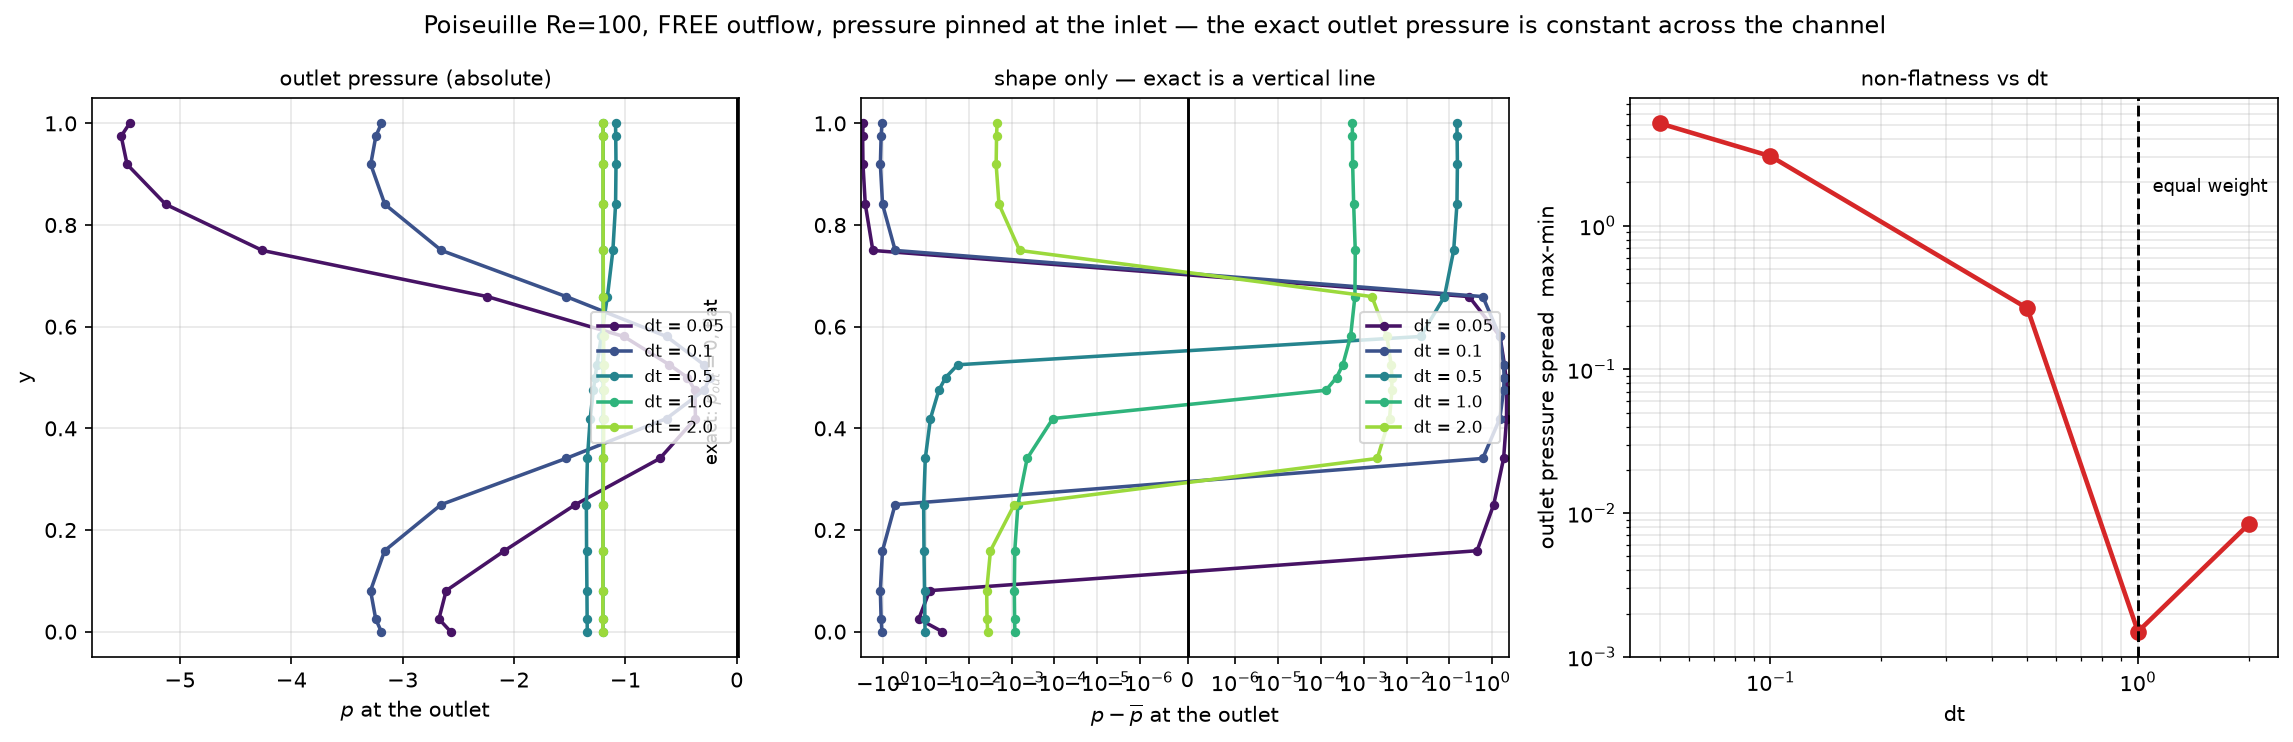

The script that saved this image:
"""Pressure across the outlet plane for Poiseuille.

The exact solution is p = p0 - Gx, independent of y, so p(y) at the outlet must
be FLAT.  Any y-variation is pure discretisation/weighting error, and because
pressure enters only the momentum rows (weight dt) this is the most direct
probe of the under-weighting: it should be badly non-flat at small dt and flat
at dt = 1.

Outlet BC is FREE (bc 4 -> 0, nothing imposed); pressure is pinned only at the
inlet lower-left corner, so the outlet pressure is entirely a prediction.
"""
import os, sys, time
sys.path.insert(0, '/Users/danielchan/Dropbox/Apple_MLX_CFD/sem_demo')
os.chdir('/Users/danielchan/Dropbox/Apple_MLX_CFD/sem_demo')
import numpy as np
import matplotlib; matplotlib.use('Agg')
import matplotlib.pyplot as plt
from lssem2d.mesh import build_channel
from lssem2d.lgl import diff_matrix, lgl_weights
from lssem2d.lssem import SolverState
import lssem2d.solver as S

SC = os.path.dirname(os.path.abspath(__file__))
LX, LY, RE = 10.0, 1.0, 100.0
NU = 1.0*LY/RE
N, EX, EY = 8, 10, 2
RATE_TOL, T_MIN, MAXSTEP = 1.0e-9, 300.0, 20000
DTS = [0.05, 0.1, 0.5, 1.0, 2.0]
u_exact = lambda y: 6.0*y*(1.0-y)


def solve(dt, w_mom=None):
    mesh = build_channel(LX, LY, EX, EY, N, bcs=(3, 4, 1, 1))
    n = N+1
    pin = next((e, 0, 0) for e in range(mesh.nelem)
               if mesh.bc[e, 0] == 3 and mesh.bc[e, 2] == 1)
    for e in range(mesh.nelem):
        if mesh.bc[e, 1] == 4:
            mesh.bc[e, 1] = 0                 # FREE outflow
    st = SolverState(mesh, diff_matrix(N), nu=NU, dt=dt, fac1=1.0, w_mom=w_mom)
    inlet = lambda x, y, t: u_exact(y)
    U = np.zeros((mesh.nelem, n, n, 4)); hist = [U]
    for s in range(MAXSTEP):
        Up = hist[0].copy()
        U = S.step_bdf(st, hist, time=s*dt, max_newton=1, newton_tol=1e-12,
                       newton_factor=0.0, custom_inlet=inlet, pin_p=pin,
                       cgsfac=1e-3, cg_max_iter=40000, verbose=False)
        if (s+1)*dt >= T_MIN and np.max(np.abs(U-Up))/dt < RATE_TOL:
            break
    return mesh, U


def plane(mesh, U, where):
    """p(y) and u(y) on the inlet or outlet plane"""
    xn, yn = mesh.xnod, mesh.ynod
    ref = xn.min() if where == 'in' else xn.max()
    i = 0 if where == 'in' else -1
    ys, ps, us = [], [], []
    for e in range(mesh.nelem):
        if abs((xn[e, 0] if where == 'in' else xn[e, -1]) - ref) < 1e-9:
            for j in range(yn.shape[1]):
                ys.append(yn[e, j]); ps.append(U[e, i, j, 2]); us.append(U[e, i, j, 0])
    o = np.argsort(ys)
    ys, ps, us = np.array(ys)[o], np.array(ps)[o], np.array(us)[o]
    k = np.concatenate(([True], np.diff(ys) > 1e-12))
    return ys[k], ps[k], us[k]


fig, axs = plt.subplots(1, 3, figsize=(15.5, 5.0))
cols = plt.cm.viridis(np.linspace(0.05, 0.85, len(DTS)))
print(f"{'dt':>6}{'p_out spread':>15}{'/ |dp|':>10}{'p_out mean':>13}{'u err':>11}")
res = []
for c, dt in zip(cols, DTS):
    mesh, U = solve(dt)
    y, p, u = plane(mesh, U, 'out')
    spread = p.max()-p.min()
    res.append((dt, spread, p.mean()))
    print(f"{dt:>6}{spread:>15.4e}{spread/1.2:>10.2e}{p.mean():>13.5f}"
          f"{np.sqrt(np.mean((u-u_exact(y))**2))/1.5:>11.2e}")
    np.savez(f'{SC}/pout_dt{dt:g}.npz', y=y, p=p, u=u)
    axs[0].plot(p, y, '-o', color=c, ms=3.5, lw=1.7, label=f'dt = {dt}')
    axs[1].plot(p-p.mean(), y, '-o', color=c, ms=3.5, lw=1.7, label=f'dt = {dt}')

# decoupled weight, for contrast
pass  # w_mom contrast lives in poiseuille_wmom.py

axs[0].axvline(0.0, color='k', lw=1.4)
axs[0].annotate('exact: $p_{out}=0$, flat', (0.0, 0.5), rotation=90,
                textcoords='offset points', xytext=(-16, -40), fontsize=8.5)
axs[0].set_xlabel('$p$ at the outlet'); axs[0].set_ylabel('y')
axs[0].set_title('outlet pressure (absolute)', fontsize=10)
axs[0].legend(fontsize=8, loc='center right'); axs[0].grid(alpha=.3)

axs[1].axvline(0.0, color='k', lw=1.4)
axs[1].set_xlabel('$p - \\overline{p}$ at the outlet')
axs[1].set_title('shape only — exact is a vertical line', fontsize=10)
axs[1].legend(fontsize=8, loc='center right'); axs[1].grid(alpha=.3)
axs[1].set_xscale('symlog', linthresh=1e-6)

d = np.array([r[0] for r in res]); sp = np.array([r[1] for r in res])
axs[2].loglog(d, sp, 'o-', color='tab:red', lw=2.2, ms=7)
axs[2].axvline(1.0, color='k', ls='--', lw=1.4)
axs[2].annotate('equal weight', (1.0, sp.max()/3), textcoords='offset points',
                xytext=(7, 0), fontsize=8.5)
axs[2].set_xlabel('dt'); axs[2].set_ylabel('outlet pressure spread  max-min')
axs[2].set_title('non-flatness vs dt', fontsize=10); axs[2].grid(alpha=.3, which='both')

fig.suptitle('Poiseuille Re=100, FREE outflow, pressure pinned at the inlet — the exact '
             'outlet pressure is constant across the channel', fontsize=11.5)
fig.tight_layout()
out = f'{SC}/poiseuille_pout.png'
fig.savefig(out, dpi=150, bbox_inches='tight')
print(f"\nsaved {out}")
